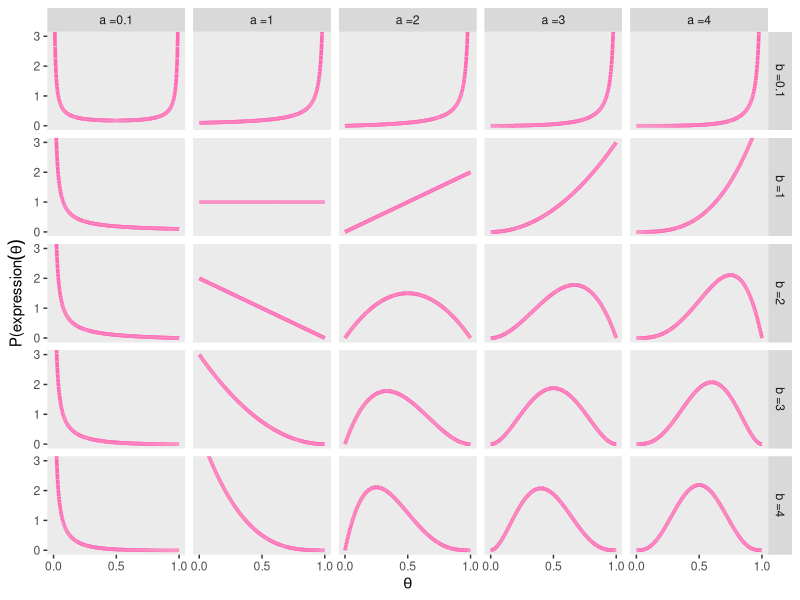
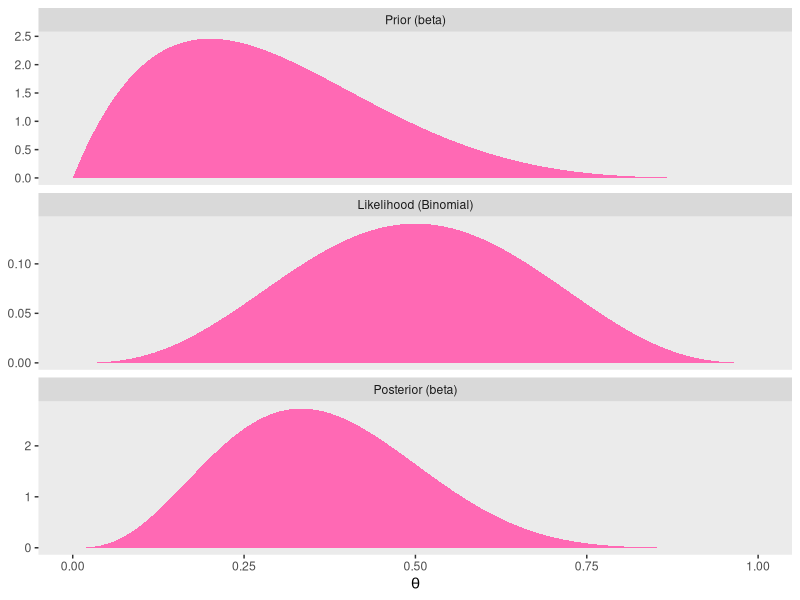
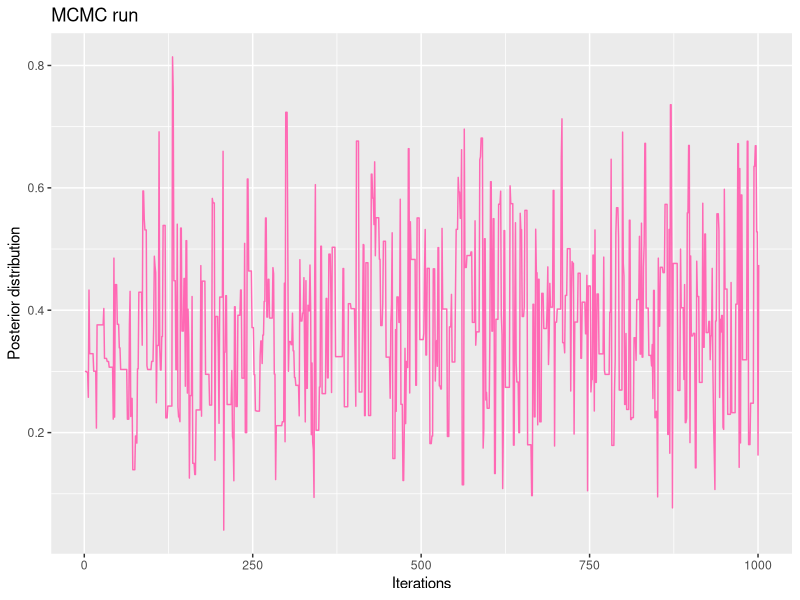
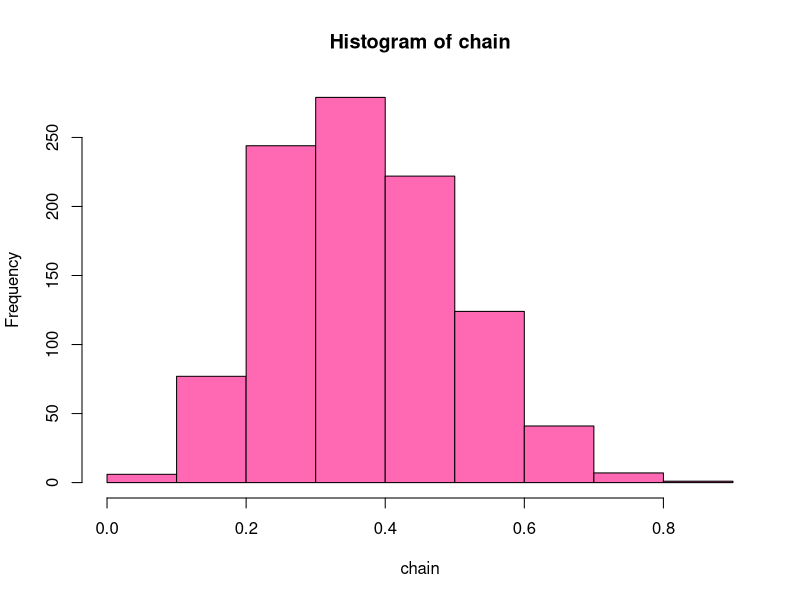
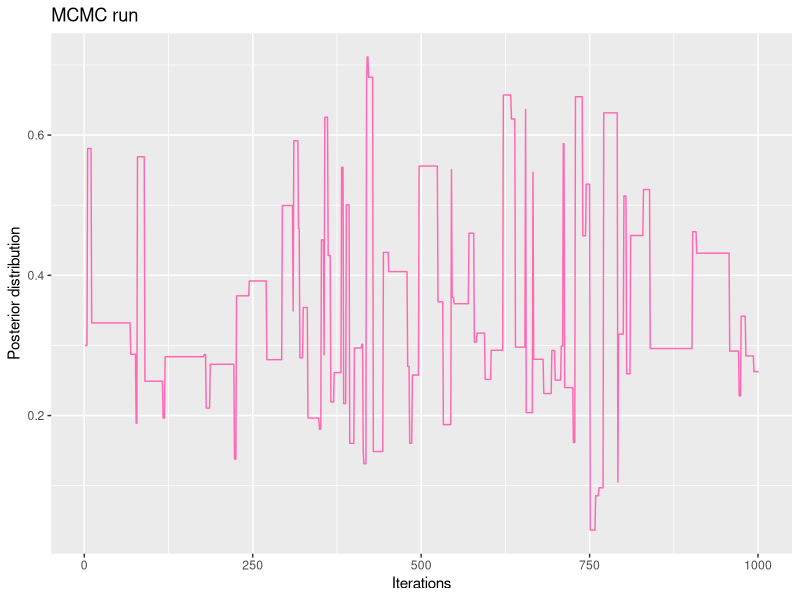
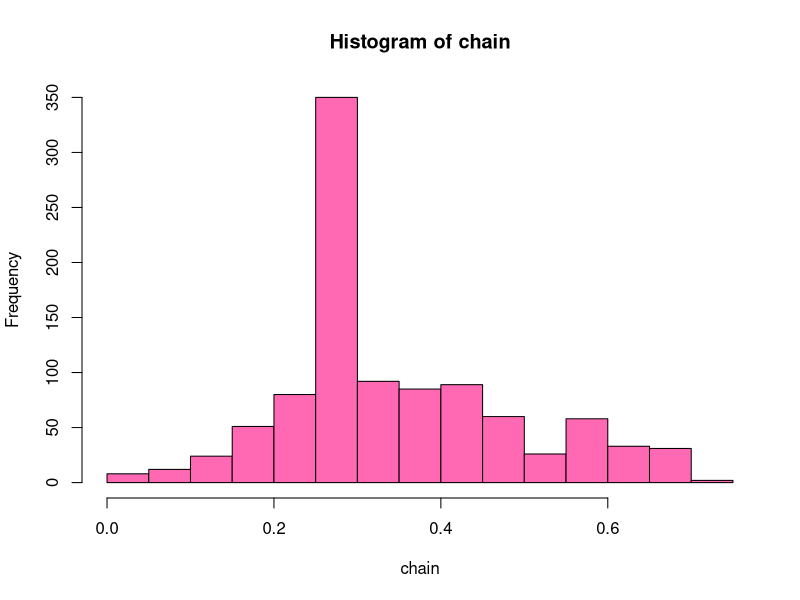

Generate these figures, in order, with R:
## ---- chunk 1
theta <- .1 # Silvia no es carismática
# Beta tiene dos parametros a y b. La media de una distribución beta es a/(a+b)


prior_distribution<-function(theta, a, b){
beta_val<-dbeta(theta, a, b)
return(beta_val)}# Por qué es más grande que uno?

a     <- 2
b     <- 5
prior_distribution (0.1, a, b)
## ---- chunk 2
# Tidyverse es un paquete que crea y oraniza "tibbles" tablas con un formato más sencillo de organizar

# install.packages(tidyverse) #Instala estos paquetes si no los tienes 

# ggplot2 paquete para visualizar las figuras

# install.packages(ggplot2) # Instala estos paquetes si no los tienes.
# install.packages(dplyr) # Instala estos paquetes si no los tienes.

library(tidyverse,quietly=TRUE)
library(ggplot2,quietly=TRUE)
library(dplyr,quietly=TRUE)

length <- 1e4

# Creando una tabla de valores a y b para que podamos ver las diferentes formas que crea la distribución Beta

d <-
  crossing(shape1 = c(.1, 1:4),    
           shape2 = c(.1, 1:4)) %>%
  expand(nesting(shape1, shape2), 
         x = seq(from = 0, to = 1, length.out = length)) %>% 
  mutate(a     = str_c("a =", shape1),
         b     = str_c("b =", shape2),
         group = rep(1:length, each = 25))

head(d) #you can see what is in the table


# Graficando las distribuciones beta
d %>% 
  ggplot(aes(x = x, group = group)) +
  
  geom_line(aes(y = dbeta(x, shape1 = shape1, shape2 = shape2)),
            color = "hotpink", size = 1.25) +
  scale_x_continuous(breaks = c(0, .5, 1)) +coord_cartesian(ylim = c(0,3))+
  labs(x = expression(theta),
       y = expression(paste("P(",expression(theta)))) +
  theme(panel.grid = element_blank()) +
  facet_grid(b~a)
## ---- chunk 3
binomial_likelihood <- function(theta, data,n) {
  
# `theta` = Probabilidad de que Silvia sea carismática
# `data`  = Datos como resultaron las citas de Silvia
  long<-length(theta)
  z<-rep(0,long)
  for(i in 1:long){
  prob.vect<-sapply(data,FUN=dbinom, size=n, prob=theta[i])
  z[i]<- prod(prob.vect)
  }
  return(z)
}

observed_dates<- c(2,1)
binomial_likelihood(theta=c(0.1,0.3), data=observed_dates,n=3)
## ---- chunk 4
# En este gráfico vamos a comparar la a priori, la verosimilitud, y la posterior. 
trial_data <- c(1,2)
number_dates<-3
a<-2
b<-5

d <-
  tibble(theta0 = seq(from = 0, to = 1, length.out = 100)) %>% 
  mutate(`Prior (beta)`           = dbeta(theta0, 
                                          shape1 = a, 
                                          shape2 = b),
         `Likelihood (Binomial)` = binomial_likelihood(theta = theta0,                                                      data=trial_data,n=number_dates),
         `Posterior (beta)`       = dbeta(theta0, 
                                          shape1 = 4, 
                                          shape2 = 7))

glimpse(d)

d %>% 
  gather(key, value, -theta0) %>% 
  mutate(key = factor(key, levels = c("Prior (beta)", "Likelihood (Binomial)", "Posterior (beta)"))) %>% 
  
  ggplot(aes(x = theta0)) +
  # densities
  geom_ribbon(aes(ymin = 0, ymax = value),
              fill = "hotpink") +
  labs(x = expression(theta),
       y = NULL) +
  facet_wrap(~key, scales = "free_y", ncol = 1) +
  theme(panel.grid = element_blank())

## ---- chunk 5
proposalfunction <- function(nvals=1){
  unif_val<-runif(nvals,min=0, max=1)
  return(unif_val)}
# Esta es una propuesta de una distribución uniforme. Selecciona valores aleatorios entre 0 y 1
## ---- chunk 6
a<-2
b<-5

run_metropolis_MCMC <- function(startvalue, iterations){
    chain = rep (0,iterations+1)
    # Empezamos un un startvalue
    chain[1] = startvalue 
    for (i in 1:iterations){
        theta_old<-chain[i]
# Llamamos a la propuesta, por favor danos un valor de theta nuevo
        theta_new = proposalfunction(1)

#Calculamos los momios (odds)
odds = (binomial_likelihood(theta_new,observed_dates,n=3)*prior_distribution(theta_new, a,b))/
(binomial_likelihood(theta_old,observed_dates,n=3)*prior_distribution(theta_old, a,b)) 
        
        if (runif(1) < odds){  # runif(1) genera una uniforme entre 0 y 1, si este valor es más pequeño que los momios entonces vamos a aceptar el nuevo theta
            chain[i+1] = theta_new
        }else{ 
  # Si no rechazamos y nos quedamos con el theta viejo
            chain[i+1] = theta_old
        }
    }
    return(chain)
}


# Hagamos una corrida y comparemos con tus compañeros
startvalue = 0.3 # Valor inicial 
chain = run_metropolis_MCMC(startvalue, 1) # ¿Qué pasó en una iteración?
chain

startvalue = 0.3 # Ahora corramos 1000 iteraciones
iter=1000
chain = run_metropolis_MCMC(startvalue, iter) # 
head(chain)
## ---- chunk 7
mcmc <- data.frame(iterations=seq(1,iter+1,1),chain)

# Plot
ggplot(mcmc, aes(x=iterations, y=chain)) +
  geom_line(color="hotpink")+
  labs(title="MCMC run",x="Iterations", y="Posterior distribution")

hist(chain,col="hotpink")

acceptance = 1-mean(duplicated(chain)) # La proporción de los theta que si fueron aceptados, lo hicimos bien o no?
acceptance
## ---- chunk 8
## Una nueva propuesta bajo una distribución beta que se ve como U
proposalfunction2 <- function(nvals=1){
  beta_val<-rbeta(nvals,shape1=0.1 ,shape2=0.1) # 
  return(beta_val)}
  
a<-2
b<-5

run_metropolis_MCMC2 <- function(startvalue, iterations){
    chain = rep (0,iterations+1)
    chain[1] = startvalue # Valor inicial del parametro
    for (i in 1:iterations){
        theta_old<-chain[i]
        theta_new = proposalfunction2(1) # Nueva propuesta de una beta
      
        odds = (binomial_likelihood(theta_new,observed_dates,n=3)*prior_distribution(theta_new, a,b))/(binomial_likelihood(theta_old,observed_dates,n=3)*prior_distribution(theta_old, a,b)) 
        
        if (runif(1) < odds){  # La parte de la aceptación 
            chain[i+1] = theta_new
        }else{ # La parte del rechazo
            chain[i+1] = theta_old
        }
    }
    return(chain)
}

startvalue = 0.3 # Valor inicial 
iter=1000
chain = run_metropolis_MCMC2(startvalue, iter) # Do 10,000 steps

mcmc <- data.frame(iterations=seq(1,iter+1,1),chain)

# Plot
ggplot(mcmc, aes(x=iterations, y=chain)) +
  geom_line(color="hotpink")+
  labs(title="MCMC run",x="Iterations", y="Posterior distribution")

hist(chain,col="hotpink")
acceptance = 1-mean(duplicated(chain)) # Proporción de aceptación. Cómo lo hicimos_
acceptance
